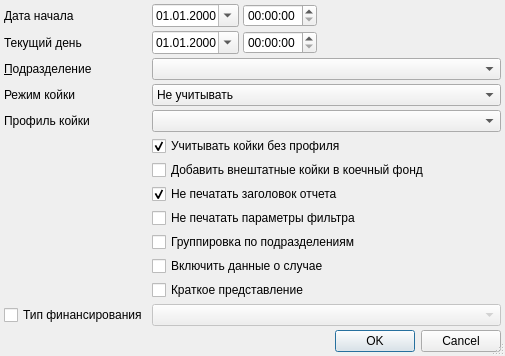
<?xml version="1.0" encoding="UTF-8"?>
<ui version="4.0">
 <class>StationaryF007SetupDialog</class>
 <widget class="QDialog" name="StationaryF007SetupDialog">
  <property name="windowModality">
   <enum>Qt::ApplicationModal</enum>
  </property>
  <property name="geometry">
   <rect>
    <x>0</x>
    <y>0</y>
    <width>505</width>
    <height>343</height>
   </rect>
  </property>
  <property name="windowTitle">
   <string>параметры отчёта</string>
  </property>
  <property name="sizeGripEnabled">
   <bool>true</bool>
  </property>
  <layout class="QGridLayout" name="gridLayout">
   <property name="margin">
    <number>4</number>
   </property>
   <property name="spacing">
    <number>4</number>
   </property>
   <item row="4" column="0">
    <widget class="QLabel" name="lblHospitalBedProfile">
     <property name="text">
      <string>Профиль койки</string>
     </property>
    </widget>
   </item>
   <item row="0" column="2">
    <widget class="QTimeEdit" name="edtBegTime"/>
   </item>
   <item row="1" column="1">
    <widget class="CDateEdit" name="edtEndDate">
     <property name="sizePolicy">
      <sizepolicy hsizetype="Maximum" vsizetype="Fixed">
       <horstretch>0</horstretch>
       <verstretch>0</verstretch>
      </sizepolicy>
     </property>
     <property name="displayFormat">
      <string>dd.MM.yyyy</string>
     </property>
     <property name="calendarPopup">
      <bool>true</bool>
     </property>
    </widget>
   </item>
   <item row="7" column="1" colspan="3">
    <widget class="QCheckBox" name="chkNoPrintCaption">
     <property name="text">
      <string>Не печатать заголовок отчета</string>
     </property>
     <property name="checked">
      <bool>true</bool>
     </property>
    </widget>
   </item>
   <item row="11" column="1" colspan="3">
    <widget class="QCheckBox" name="chkCompactInfo">
     <property name="text">
      <string>Краткое представление</string>
     </property>
    </widget>
   </item>
   <item row="6" column="1" colspan="3">
    <widget class="QCheckBox" name="chkIsPermanentBed">
     <property name="text">
      <string>Добавить внештатные койки в коечный фонд</string>
     </property>
    </widget>
   </item>
   <item row="5" column="1" colspan="3">
    <widget class="QCheckBox" name="chkNoProfileBed">
     <property name="text">
      <string>Учитывать койки без профиля</string>
     </property>
     <property name="checked">
      <bool>true</bool>
     </property>
    </widget>
   </item>
   <item row="1" column="3">
    <spacer name="horizontalSpacer">
     <property name="orientation">
      <enum>Qt::Horizontal</enum>
     </property>
     <property name="sizeHint" stdset="0">
      <size>
       <width>56</width>
       <height>20</height>
      </size>
     </property>
    </spacer>
   </item>
   <item row="0" column="1">
    <widget class="CDateEdit" name="edtBegDate">
     <property name="displayFormat">
      <string>dd.MM.yyyy</string>
     </property>
     <property name="calendarPopup">
      <bool>true</bool>
     </property>
    </widget>
   </item>
   <item row="14" column="0" colspan="4">
    <widget class="QDialogButtonBox" name="buttonBox">
     <property name="orientation">
      <enum>Qt::Horizontal</enum>
     </property>
     <property name="standardButtons">
      <set>QDialogButtonBox::Cancel|QDialogButtonBox::Ok</set>
     </property>
    </widget>
   </item>
   <item row="1" column="0">
    <widget class="QLabel" name="lblEndDate">
     <property name="text">
      <string>Текущий день</string>
     </property>
    </widget>
   </item>
   <item row="0" column="0">
    <widget class="QLabel" name="lblBegDate">
     <property name="text">
      <string>Дата начала</string>
     </property>
    </widget>
   </item>
   <item row="10" column="1" colspan="3">
    <widget class="QCheckBox" name="chkIsEventInfo">
     <property name="text">
      <string>Включить данные о случае</string>
     </property>
    </widget>
   </item>
   <item row="3" column="0">
    <widget class="QLabel" name="lblSchedule">
     <property name="text">
      <string>Режим койки</string>
     </property>
    </widget>
   </item>
   <item row="4" column="1" colspan="3">
    <widget class="CRBComboBox" name="cmbHospitalBedProfile"/>
   </item>
   <item row="8" column="1" colspan="3">
    <widget class="QCheckBox" name="chkNoPrintFilterParameters">
     <property name="text">
      <string>Не печатать параметры фильтра</string>
     </property>
    </widget>
   </item>
   <item row="2" column="0">
    <widget class="QLabel" name="lblOrgStructure">
     <property name="text">
      <string>&amp;Подразделение</string>
     </property>
     <property name="buddy">
      <cstring>cmbOrgStructure</cstring>
     </property>
    </widget>
   </item>
   <item row="2" column="1" colspan="3">
    <widget class="COrgStructureComboBox" name="cmbOrgStructure"/>
   </item>
   <item row="3" column="1" colspan="3">
    <widget class="QComboBox" name="cmbSchedule">
     <item>
      <property name="text">
       <string>Не учитывать</string>
      </property>
     </item>
     <item>
      <property name="text">
       <string>Круглосуточные</string>
      </property>
     </item>
     <item>
      <property name="text">
       <string>Не круглосуточные</string>
      </property>
     </item>
    </widget>
   </item>
   <item row="9" column="1" colspan="3">
    <widget class="QCheckBox" name="chkIsGroupingOS">
     <property name="text">
      <string>Группировка по подразделениям</string>
     </property>
    </widget>
   </item>
   <item row="13" column="0">
    <spacer>
     <property name="orientation">
      <enum>Qt::Vertical</enum>
     </property>
     <property name="sizeHint" stdset="0">
      <size>
       <width>129</width>
       <height>20</height>
      </size>
     </property>
    </spacer>
   </item>
   <item row="1" column="2">
    <widget class="QTimeEdit" name="edtTimeEdit"/>
   </item>
   <item row="12" column="0">
    <widget class="QCheckBox" name="chkFinance">
     <property name="enabled">
      <bool>true</bool>
     </property>
     <property name="text">
      <string>Тип финансирования</string>
     </property>
     <property name="checkable">
      <bool>true</bool>
     </property>
    </widget>
   </item>
   <item row="12" column="1" colspan="3">
    <widget class="CCheckableComboBox" name="cmbFinance">
     <property name="enabled">
      <bool>false</bool>
     </property>
    </widget>
   </item>
  </layout>
 </widget>
 <customwidgets>
  <customwidget>
   <class>COrgStructureComboBox</class>
   <extends>QComboBox</extends>
   <header>Orgs/OrgStructComboBoxes.h</header>
  </customwidget>
  <customwidget>
   <class>CRBComboBox</class>
   <extends>QComboBox</extends>
   <header>library/crbcombobox.h</header>
  </customwidget>
  <customwidget>
   <class>CDateEdit</class>
   <extends>QDateEdit</extends>
   <header>library/DateEdit</header>
  </customwidget>
  <customwidget>
   <class>CCheckableComboBox</class>
   <extends>QComboBox</extends>
   <header>Reports/Utils.h</header>
  </customwidget>
 </customwidgets>
 <tabstops>
  <tabstop>edtBegDate</tabstop>
  <tabstop>edtBegTime</tabstop>
  <tabstop>edtEndDate</tabstop>
  <tabstop>edtTimeEdit</tabstop>
  <tabstop>cmbOrgStructure</tabstop>
  <tabstop>cmbSchedule</tabstop>
  <tabstop>cmbHospitalBedProfile</tabstop>
  <tabstop>chkNoProfileBed</tabstop>
  <tabstop>chkIsPermanentBed</tabstop>
  <tabstop>chkNoPrintCaption</tabstop>
  <tabstop>chkNoPrintFilterParameters</tabstop>
  <tabstop>chkIsGroupingOS</tabstop>
  <tabstop>chkIsEventInfo</tabstop>
  <tabstop>chkCompactInfo</tabstop>
  <tabstop>buttonBox</tabstop>
 </tabstops>
 <resources/>
 <connections>
  <connection>
   <sender>buttonBox</sender>
   <signal>accepted()</signal>
   <receiver>StationaryF007SetupDialog</receiver>
   <slot>accept()</slot>
   <hints>
    <hint type="sourcelabel">
     <x>112</x>
     <y>177</y>
    </hint>
    <hint type="destinationlabel">
     <x>102</x>
     <y>90</y>
    </hint>
   </hints>
  </connection>
  <connection>
   <sender>buttonBox</sender>
   <signal>rejected()</signal>
   <receiver>StationaryF007SetupDialog</receiver>
   <slot>reject()</slot>
   <hints>
    <hint type="sourcelabel">
     <x>225</x>
     <y>177</y>
    </hint>
    <hint type="destinationlabel">
     <x>236</x>
     <y>76</y>
    </hint>
   </hints>
  </connection>
 </connections>
</ui>
